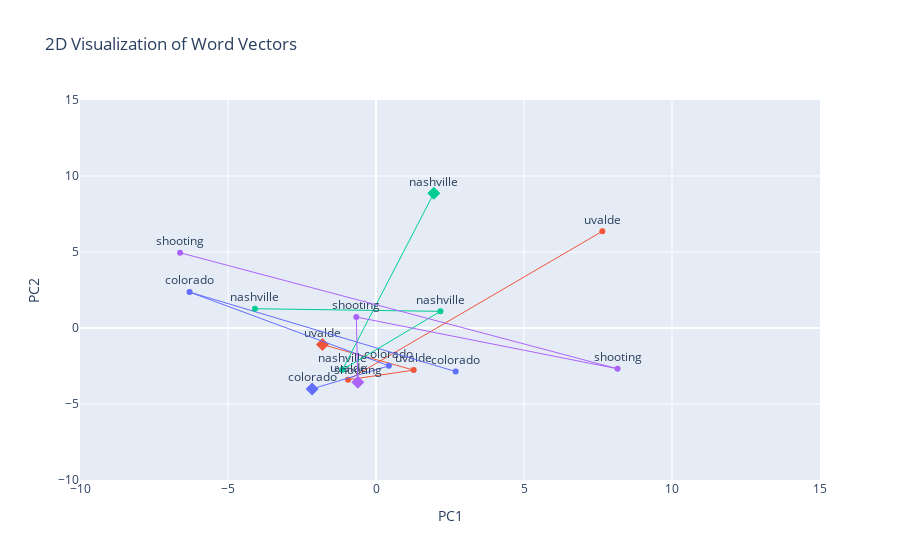

Notebook cell for this chart:
### Code cell
plot_word_vectors_tppmi(tppmi_model.get_2d_representation(test_words_shootings + [target_word_shootings], use_tsne=False), range=[-10, 15]);

### Figure 1 — Plotly figure (JSON) as saved in the notebook; plotly's stock layout.template omitted (floating-point values rounded to 4 significant figures)
{"data": [{"marker": {"color": "#EF553B"}, "mode": "markers+text", "name": "uvalde", "showlegend": false, "text": ["uvalde"], "textposition": "top center", "x": [-1.809], "y": [-1.089], "type": "scatter"}, {"marker": {"color": "#EF553B", "size": 10, "symbol": "diamond"}, "mode": "markers", "showlegend": false, "x": [-1.809], "y": [-1.089], "type": "scatter"}, {"marker": {"color": "#EF553B"}, "mode": "markers+text", "name": "uvalde", "showlegend": false, "text": ["uvalde"], "textposition": "top center", "x": [1.274], "y": [-2.771], "type": "scatter"}, {"line": {"color": "#EF553B", "width": 1}, "mode": "lines", "showlegend": false, "x": [-1.809, 1.274], "y": [-1.089, -2.771], "type": "scatter"}, {"marker": {"color": "#EF553B"}, "mode": "markers+text", "name": "uvalde", "showlegend": false, "text": ["uvalde"], "textposition": "top center", "x": [-0.9456], "y": [-3.408], "type": "scatter"}, {"line": {"color": "#EF553B", "width": 1}, "mode": "lines", "showlegend": false, "x": [1.274, -0.9456], "y": [-2.771, -3.408], "type": "scatter"}, {"marker": {"color": "#EF553B"}, "mode": "markers+text", "name": "uvalde", "showlegend": false, "text": ["uvalde"], "textposition": "top center", "x": [7.647], "y": [6.364], "type": "scatter"}, {"line": {"color": "#EF553B", "width": 1}, "mode": "lines", "showlegend": false, "x": [-0.9456, 7.647], "y": [-3.408, 6.364], "type": "scatter"}, {"marker": {"color": "#636EFA"}, "mode": "markers+text", "name": "colorado", "showlegend": false, "text": ["colorado"], "textposition": "top center", "x": [-2.159], "y": [-4.008], "type": "scatter"}, {"marker": {"color": "#636EFA", "size": 10, "symbol": "diamond"}, "mode": "markers", "showlegend": false, "x": [-2.159], "y": [-4.008], "type": "scatter"}, {"marker": {"color": "#636EFA"}, "mode": "markers+text", "name": "colorado", "showlegend": false, "text": ["colorado"], "textposition": "top center", "x": [0.4349], "y": [-2.487], "type": "scatter"}, {"line": {"color": "#636EFA", "width": 1}, "mode": "lines", "showlegend": false, "x": [-2.159, 0.4349], "y": [-4.008, -2.487], "type": "scatter"}, {"marker": {"color": "#636EFA"}, "mode": "markers+text", "name": "colorado", "showlegend": false, "text": ["colorado"], "textposition": "top center", "x": [-6.299], "y": [2.361], "type": "scatter"}, {"line": {"color": "#636EFA", "width": 1}, "mode": "lines", "showlegend": false, "x": [0.4349, -6.299], "y": [-2.487, 2.361], "type": "scatter"}, {"marker": {"color": "#636EFA"}, "mode": "markers+text", "name": "colorado", "showlegend": false, "text": ["colorado"], "textposition": "top center", "x": [2.691], "y": [-2.865], "type": "scatter"}, {"line": {"color": "#636EFA", "width": 1}, "mode": "lines", "showlegend": false, "x": [-6.299, 2.691], "y": [2.361, -2.865], "type": "scatter"}, {"marker": {"color": "#00CC96"}, "mode": "markers+text", "name": "nashville", "showlegend": false, "text": ["nashville"], "textposition": "top center", "x": [1.952], "y": [8.861], "type": "scatter"}, {"marker": {"color": "#00CC96", "size": 10, "symbol": "diamond"}, "mode": "markers", "showlegend": false, "x": [1.952], "y": [8.861], "type": "scatter"}, {"marker": {"color": "#00CC96"}, "mode": "markers+text", "name": "nashville", "showlegend": false, "text": ["nashville"], "textposition": "top center", "x": [-1.136], "y": [-2.75], "type": "scatter"}, {"line": {"color": "#00CC96", "width": 1}, "mode": "lines", "showlegend": false, "x": [1.952, -1.136], "y": [8.861, -2.75], "type": "scatter"}, {"marker": {"color": "#00CC96"}, "mode": "markers+text", "name": "nashville", "showlegend": false, "text": ["nashville"], "textposition": "top center", "x": [2.177], "y": [1.095], "type": "scatter"}, {"line": {"color": "#00CC96", "width": 1}, "mode": "lines", "showlegend": false, "x": [-1.136, 2.177], "y": [-2.75, 1.095], "type": "scatter"}, {"marker": {"color": "#00CC96"}, "mode": "markers+text", "name": "nashville", "showlegend": false, "text": ["nashville"], "textposition": "top center", "x": [-4.089], "y": [1.268], "type": "scatter"}, {"line": {"color": "#00CC96", "width": 1}, "mode": "lines", "showlegend": false, "x": [2.177, -4.089], "y": [1.095, 1.268], "type": "scatter"}, {"marker": {"color": "#AB63FA"}, "mode": "markers+text", "name": "shooting", "showlegend": false, "text": ["shooting"], "textposition": "top center", "x": [-0.6153], "y": [-3.561], "type": "scatter"}, {"marker": {"color": "#AB63FA", "size": 10, "symbol": "diamond"}, "mode": "markers", "showlegend": false, "x": [-0.6153], "y": [-3.561], "type": "scatter"}, {"marker": {"color": "#AB63FA"}, "mode": "markers+text", "name": "shooting", "showlegend": false, "text": ["shooting"], "textposition": "top center", "x": [-0.664], "y": [0.7215], "type": "scatter"}, {"line": {"color": "#AB63FA", "width": 1}, "mode": "lines", "showlegend": false, "x": [-0.6153, -0.664], "y": [-3.561, 0.7215], "type": "scatter"}, {"marker": {"color": "#AB63FA"}, "mode": "markers+text", "name": "shooting", "showlegend": false, "text": ["shooting"], "textposition": "top center", "x": [8.161], "y": [-2.682], "type": "scatter"}, {"line": {"color": "#AB63FA", "width": 1}, "mode": "lines", "showlegend": false, "x": [-0.664, 8.161], "y": [0.7215, -2.682], "type": "scatter"}, {"marker": {"color": "#AB63FA"}, "mode": "markers+text", "name": "shooting", "showlegend": false, "text": ["shooting"], "textposition": "top center", "x": [-6.62], "y": [4.951], "type": "scatter"}, {"line": {"color": "#AB63FA", "width": 1}, "mode": "lines", "showlegend": false, "x": [8.161, -6.62], "y": [-2.682, 4.951], "type": "scatter"}], "layout": {"legend": {"x": 1.02, "y": 1.0}, "title": {"text": "2D Visualization of Word Vectors"}, "xaxis": {"range": [-10, 15], "title": {"text": "PC1"}}, "yaxis": {"range": [-10, 15], "title": {"text": "PC2"}}}}
